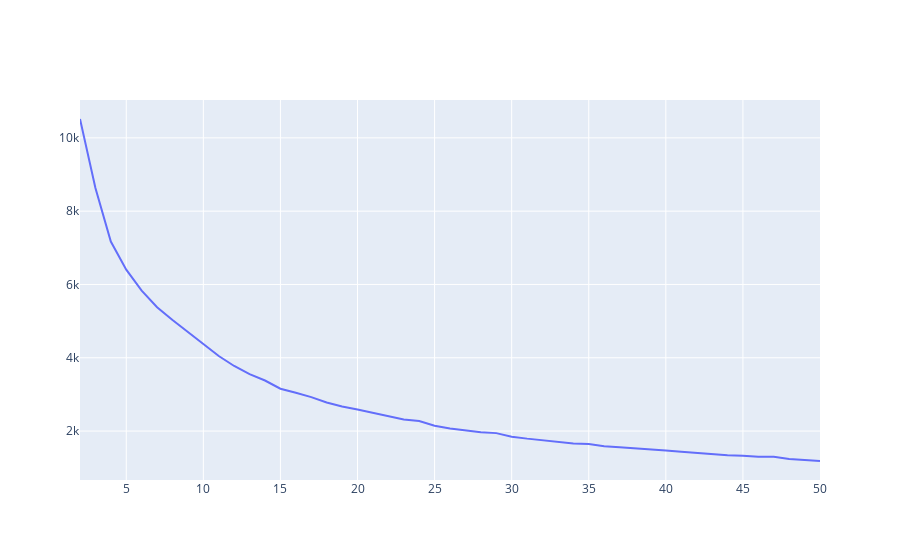

Notebook cell for this chart:
### Markdown cell above
# Identifying the Number of Clusters

### Elbow Method

### Code cell
k_list = []
elbow_scores = []

for k in range(2, 51):
    k_list.append(k)
    model = KMeans(n_clusters=k)
    model.fit(x)
    y_predicted = model.predict(x)
    es = model.inertia_
    elbow_scores.append(es)
    

fig = go.Figure(data=go.Scatter(x=k_list, y=elbow_scores))
fig.show()

### Figure 1 — Plotly figure (JSON) as saved in the notebook; plotly's stock layout.template omitted (floating-point values rounded to 4 significant figures)
{"data": [{"type": "scatter", "x": [2, 3, 4, 5, 6, 7, 8, 9, 10, 11, 12, 13, 14, 15, 16, 17, 18, 19, 20, 21, 22, 23, 24, 25, 26, 27, 28, 29, 30, 31, 32, 33, 34, 35, 36, 37, 38, 39, 40, 41, 42, 43, 44, 45, 46, 47, 48, 49, 50], "y": [10510.0, 8632.0, 7170.0, 6403.0, 5831.0, 5379.0, 5032.0, 4712.0, 4371.0, 4048.0, 3776.0, 3554.0, 3379.0, 3155.0, 3045.0, 2926.0, 2779.0, 2670.0, 2587.0, 2498.0, 2397.0, 2314.0, 2276.0, 2144.0, 2068.0, 2009.0, 1965.0, 1944.0, 1847.0, 1794.0, 1754.0, 1714.0, 1664.0, 1649.0, 1587.0, 1557.0, 1534.0, 1497.0, 1468.0, 1437.0, 1406.0, 1379.0, 1338.0, 1329.0, 1298.0, 1296.0, 1235.0, 1209.0, 1183.0]}], "layout": {}}
